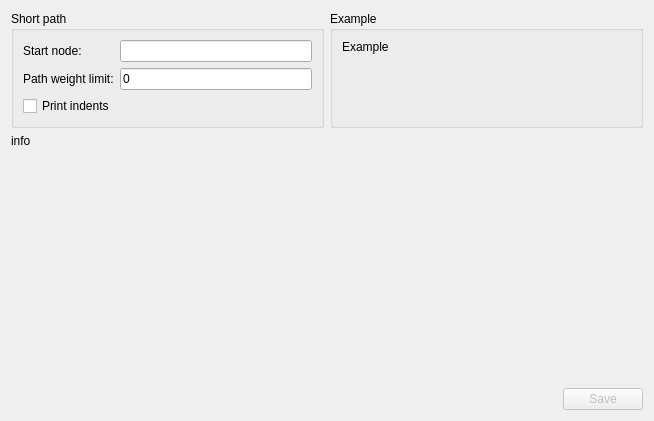
<?xml version="1.0" encoding="UTF-8"?>
<ui version="4.0">
 <class>SaveShortPathForm</class>
 <widget class="QWidget" name="SaveShortPathForm">
  <property name="geometry">
   <rect>
    <x>0</x>
    <y>0</y>
    <width>654</width>
    <height>421</height>
   </rect>
  </property>
  <property name="windowTitle">
   <string>Save short path</string>
  </property>
  <layout class="QVBoxLayout" name="verticalLayout_3" stretch="0,1,0">
   <item>
    <layout class="QHBoxLayout" name="horizontalLayout" stretch="1,1">
     <item>
      <widget class="QGroupBox" name="groupBox">
       <property name="title">
        <string>Short path</string>
       </property>
       <layout class="QVBoxLayout" name="verticalLayout">
        <item>
         <layout class="QFormLayout" name="formLayout">
          <item row="0" column="0">
           <widget class="QLabel" name="label">
            <property name="text">
             <string>Start node:</string>
            </property>
           </widget>
          </item>
          <item row="0" column="1">
           <widget class="QLineEdit" name="startNodeEdit">
            <property name="toolTip">
             <string>Node id for start writing bracket style paths.</string>
            </property>
            <property name="text">
             <string notr="true"/>
            </property>
            <property name="maxLength">
             <number>10</number>
            </property>
           </widget>
          </item>
          <item row="1" column="0">
           <widget class="QLabel" name="label_2">
            <property name="text">
             <string>Path weight limit:</string>
            </property>
           </widget>
          </item>
          <item row="1" column="1">
           <widget class="QLineEdit" name="pathLimitEdit">
            <property name="toolTip">
             <string>&lt;html&gt;&lt;head/&gt;&lt;body&gt;&lt;p&gt;Path weight limit. It's nesting weight limiter. &lt;/p&gt;&lt;p&gt;Useful if need crop graph or give some graph part that &lt;br/&gt;accessible in not larger than &amp;quot;path weight limit&amp;quot; edges weight sum.&lt;/p&gt;&lt;/body&gt;&lt;/html&gt;</string>
            </property>
            <property name="text">
             <string notr="true">0</string>
            </property>
            <property name="maxLength">
             <number>10</number>
            </property>
           </widget>
          </item>
         </layout>
        </item>
        <item>
         <widget class="QCheckBox" name="printIndentsCheck">
          <property name="toolTip">
           <string>&lt;html&gt;&lt;head/&gt;&lt;body&gt;
&lt;p&gt;Print indents for more readable data. Used in bracket style.&lt;br/&gt;
Each new nesting increase indent lewel.&lt;/p&gt;
&lt;p&gt;
Example:
&lt;table&gt;
&lt;tr&gt;
&lt;td&gt;
Turned off:&lt;br&gt;
1(2[3](3[5](4[9] 5[6]) 7[4]))
&lt;/td&gt;
&lt;td&gt;
Turned on:&lt;br&gt;
1(&lt;br&gt;
&amp;middot; &amp;middot; 2[3](&lt;br&gt;
&amp;middot; &amp;middot; &amp;middot; &amp;middot; 3[5](&lt;br&gt;
&amp;middot; &amp;middot; &amp;middot; &amp;middot; &amp;middot; &amp;middot; 4[9]&lt;br&gt; 
&amp;middot; &amp;middot; &amp;middot; &amp;middot; &amp;middot; &amp;middot; 5[6]&lt;br&gt;
&amp;middot; &amp;middot; &amp;middot; &amp;middot; ) &lt;br&gt;
&amp;middot; &amp;middot; &amp;middot; &amp;middot; 7[4]&lt;br&gt;
&amp;middot; &amp;middot; )&lt;br&gt;
)
&lt;/td&gt;
&lt;/tr&gt;
&lt;/table&gt;&lt;/p&gt;&lt;/body&gt;&lt;/html&gt;</string>
          </property>
          <property name="text">
           <string>Print indents</string>
          </property>
         </widget>
        </item>
        <item>
         <spacer name="verticalSpacer">
          <property name="orientation">
           <enum>Qt::Vertical</enum>
          </property>
          <property name="sizeHint" stdset="0">
           <size>
            <width>20</width>
            <height>0</height>
           </size>
          </property>
         </spacer>
        </item>
       </layout>
      </widget>
     </item>
     <item>
      <widget class="QGroupBox" name="groupBox_2">
       <property name="title">
        <string>Example</string>
       </property>
       <layout class="QVBoxLayout" name="verticalLayout_2">
        <item>
         <widget class="QLabel" name="exampleLabel">
          <property name="text">
           <string notr="true">Example</string>
          </property>
          <property name="alignment">
           <set>Qt::AlignLeading|Qt::AlignLeft|Qt::AlignTop</set>
          </property>
         </widget>
        </item>
       </layout>
      </widget>
     </item>
    </layout>
   </item>
   <item>
    <widget class="QLabel" name="infoLabel">
     <property name="text">
      <string notr="true">info</string>
     </property>
     <property name="alignment">
      <set>Qt::AlignLeading|Qt::AlignLeft|Qt::AlignTop</set>
     </property>
    </widget>
   </item>
   <item>
    <layout class="QHBoxLayout" name="horizontalLayout_3">
     <item>
      <spacer name="horizontalSpacer">
       <property name="orientation">
        <enum>Qt::Horizontal</enum>
       </property>
       <property name="sizeHint" stdset="0">
        <size>
         <width>40</width>
         <height>20</height>
        </size>
       </property>
      </spacer>
     </item>
     <item>
      <widget class="QPushButton" name="saveButton">
       <property name="enabled">
        <bool>false</bool>
       </property>
       <property name="text">
        <string>Save</string>
       </property>
       <property name="autoDefault">
        <bool>true</bool>
       </property>
      </widget>
     </item>
    </layout>
   </item>
  </layout>
 </widget>
 <resources/>
 <connections/>
</ui>
